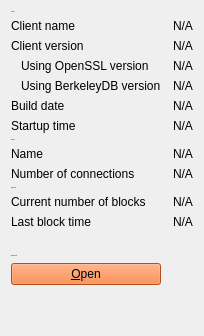
     <widget class="QWidget" name="tab_info">
      <attribute name="title">
       <string>&amp;Information</string>
      </attribute>
      <layout class="QGridLayout" name="gridLayout" columnstretch="0,1">
       <property name="horizontalSpacing">
        <number>12</number>
       </property>
       <item row="0" column="0">
        <widget class="QLabel" name="label_9">
         <property name="font">
          <font>
           <pointsize>-1</pointsize>
          </font>
         </property>
         <property name="text">
          <string>General</string>
         </property>
        </widget>
       </item>
       <item row="1" column="0">
        <widget class="QLabel" name="label_5">
         <property name="text">
          <string>Client name</string>
         </property>
        </widget>
       </item>
       <item row="1" column="1">
        <widget class="QLabel" name="clientName">
         <property name="cursor">
          <cursorShape>IBeamCursor</cursorShape>
         </property>
         <property name="text">
          <string>N/A</string>
         </property>
         <property name="textFormat">
          <enum>Qt::PlainText</enum>
         </property>
         <property name="textInteractionFlags">
          <set>Qt::LinksAccessibleByMouse|Qt::TextSelectableByKeyboard|Qt::TextSelectableByMouse</set>
         </property>
        </widget>
       </item>
       <item row="2" column="0">
        <widget class="QLabel" name="label_6">
         <property name="text">
          <string>Client version</string>
         </property>
        </widget>
       </item>
       <item row="2" column="1">
        <widget class="QLabel" name="clientVersion">
         <property name="cursor">
          <cursorShape>IBeamCursor</cursorShape>
         </property>
         <property name="text">
          <string>N/A</string>
         </property>
         <property name="textFormat">
          <enum>Qt::PlainText</enum>
         </property>
         <property name="textInteractionFlags">
          <set>Qt::LinksAccessibleByMouse|Qt::TextSelectableByKeyboard|Qt::TextSelectableByMouse</set>
         </property>
        </widget>
       </item>
       <item row="3" column="0">
        <widget class="QLabel" name="label_14">
         <property name="text">
          <string>Using OpenSSL version</string>
         </property>
         <property name="indent">
          <number>10</number>
         </property>
        </widget>
       </item>
       <item row="3" column="1">
        <widget class="QLabel" name="openSSLVersion">
         <property name="cursor">
          <cursorShape>IBeamCursor</cursorShape>
         </property>
         <property name="text">
          <string>N/A</string>
         </property>
         <property name="textFormat">
          <enum>Qt::PlainText</enum>
         </property>
         <property name="textInteractionFlags">
          <set>Qt::LinksAccessibleByMouse|Qt::TextSelectableByKeyboard|Qt::TextSelectableByMouse</set>
         </property>
        </widget>
       </item>
       <item row="4" column="0">
        <widget class="QLabel" name="label_berkeleyDBVersion">
         <property name="text">
          <string>Using BerkeleyDB version</string>
         </property>
         <property name="indent">
          <number>10</number>
         </property>
        </widget>
       </item>
       <item row="4" column="1">
        <widget class="QLabel" name="berkeleyDBVersion">
         <property name="cursor">
          <cursorShape>IBeamCursor</cursorShape>
         </property>
         <property name="text">
          <string>N/A</string>
         </property>
         <property name="textFormat">
          <enum>Qt::PlainText</enum>
         </property>
         <property name="textInteractionFlags">
          <set>Qt::LinksAccessibleByMouse|Qt::TextSelectableByKeyboard|Qt::TextSelectableByMouse</set>
         </property>
        </widget>
       </item>
       <item row="5" column="0">
        <widget class="QLabel" name="label_12">
         <property name="text">
          <string>Build date</string>
         </property>
        </widget>
       </item>
       <item row="5" column="1">
        <widget class="QLabel" name="buildDate">
         <property name="cursor">
          <cursorShape>IBeamCursor</cursorShape>
         </property>
         <property name="text">
          <string>N/A</string>
         </property>
         <property name="textFormat">
          <enum>Qt::PlainText</enum>
         </property>
         <property name="textInteractionFlags">
          <set>Qt::LinksAccessibleByMouse|Qt::TextSelectableByKeyboard|Qt::TextSelectableByMouse</set>
         </property>
        </widget>
       </item>
       <item row="6" column="0">
        <widget class="QLabel" name="label_13">
         <property name="text">
          <string>Startup time</string>
         </property>
        </widget>
       </item>
       <item row="6" column="1">
        <widget class="QLabel" name="startupTime">
         <property name="cursor">
          <cursorShape>IBeamCursor</cursorShape>
         </property>
         <property name="text">
          <string>N/A</string>
         </property>
         <property name="textFormat">
          <enum>Qt::PlainText</enum>
         </property>
         <property name="textInteractionFlags">
          <set>Qt::LinksAccessibleByMouse|Qt::TextSelectableByKeyboard|Qt::TextSelectableByMouse</set>
         </property>
        </widget>
       </item>
       <item row="7" column="0">
        <widget class="QLabel" name="label_11">
         <property name="font">
          <font>
           <pointsize>-1</pointsize>
          </font>
         </property>
         <property name="text">
          <string>Network</string>
         </property>
        </widget>
       </item>
       <item row="8" column="0">
        <widget class="QLabel" name="label_8">
         <property name="text">
          <string>Name</string>
         </property>
        </widget>
       </item>
       <item row="8" column="1">
        <widget class="QLabel" name="networkName">
         <property name="cursor">
          <cursorShape>IBeamCursor</cursorShape>
         </property>
         <property name="text">
          <string>N/A</string>
         </property>
         <property name="textFormat">
          <enum>Qt::PlainText</enum>
         </property>
         <property name="textInteractionFlags">
          <set>Qt::LinksAccessibleByMouse|Qt::TextSelectableByKeyboard|Qt::TextSelectableByMouse</set>
         </property>
        </widget>
       </item>
       <item row="9" column="0">
        <widget class="QLabel" name="label_7">
         <property name="text">
          <string>Number of connections</string>
         </property>
        </widget>
       </item>
       <item row="9" column="1">
        <widget class="QLabel" name="numberOfConnections">
         <property name="cursor">
          <cursorShape>IBeamCursor</cursorShape>
         </property>
         <property name="text">
          <string>N/A</string>
         </property>
         <property name="textFormat">
          <enum>Qt::PlainText</enum>
         </property>
         <property name="textInteractionFlags">
          <set>Qt::LinksAccessibleByMouse|Qt::TextSelectableByKeyboard|Qt::TextSelectableByMouse</set>
         </property>
        </widget>
       </item>
       <item row="10" column="0">
        <widget class="QLabel" name="label_10">
         <property name="font">
          <font>
           <pointsize>-1</pointsize>
          </font>
         </property>
         <property name="text">
          <string>Block chain</string>
         </property>
        </widget>
       </item>
       <item row="11" column="0">
        <widget class="QLabel" name="label_3">
         <property name="text">
          <string>Current number of blocks</string>
         </property>
        </widget>
       </item>
       <item row="11" column="1">
        <widget class="QLabel" name="numberOfBlocks">
         <property name="cursor">
          <cursorShape>IBeamCursor</cursorShape>
         </property>
         <property name="text">
          <string>N/A</string>
         </property>
         <property name="textFormat">
          <enum>Qt::PlainText</enum>
         </property>
         <property name="textInteractionFlags">
          <set>Qt::LinksAccessibleByMouse|Qt::TextSelectableByKeyboard|Qt::TextSelectableByMouse</set>
         </property>
        </widget>
       </item>
       <item row="12" column="0">
        <widget class="QLabel" name="label_2">
         <property name="text">
          <string>Last block time</string>
         </property>
        </widget>
       </item>
       <item row="12" column="1">
        <widget class="QLabel" name="lastBlockTime">
         <property name="cursor">
          <cursorShape>IBeamCursor</cursorShape>
         </property>
         <property name="text">
          <string>N/A</string>
         </property>
         <property name="textFormat">
          <enum>Qt::PlainText</enum>
         </property>
         <property name="textInteractionFlags">
          <set>Qt::LinksAccessibleByMouse|Qt::TextSelectableByKeyboard|Qt::TextSelectableByMouse</set>
         </property>
        </widget>
       </item>
       <item row="13" column="0">
        <spacer name="verticalSpacer_2">
         <property name="orientation">
          <enum>Qt::Vertical</enum>
         </property>
         <property name="sizeHint" stdset="0">
          <size>
           <width>20</width>
           <height>20</height>
          </size>
         </property>
        </spacer>
       </item>
       <item row="14" column="0">
        <widget class="QLabel" name="labelDebugLogfile">
         <property name="font">
          <font>
           <pointsize>-1</pointsize>
          </font>
         </property>
         <property name="text">
          <string>Debug log file</string>
         </property>
        </widget>
       </item>
       <item row="15" column="0">
        <widget class="QPushButton" name="openDebugLogfileButton">
         <property name="toolTip">
          <string>Open the UOU Core debug log file from the current data directory. This can take a few seconds for large log files.</string>
         </property>
         <property name="styleSheet">
          <string notr="true">background-color:#f57026;</string>
         </property>
         <property name="text">
          <string>&amp;Open</string>
         </property>
         <property name="autoDefault">
          <bool>false</bool>
         </property>
        </widget>
       </item>
       <item row="16" column="0">
        <spacer name="verticalSpacer">
         <property name="orientation">
          <enum>Qt::Vertical</enum>
         </property>
         <property name="sizeHint" stdset="0">
          <size>
           <width>20</width>
           <height>40</height>
          </size>
         </property>
        </spacer>
       </item>
      </layout>
     </widget>
